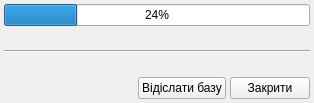
<?xml version="1.0" encoding="UTF-8"?>
<ui version="4.0">
 <class>tke_Form_sendDataBase</class>
 <widget class="QWidget" name="tke_Form_sendDataBase">
  <property name="geometry">
   <rect>
    <x>0</x>
    <y>0</y>
    <width>314</width>
    <height>103</height>
   </rect>
  </property>
  <property name="windowTitle">
   <string>Відсилання бази даних</string>
  </property>
  <layout class="QVBoxLayout" name="verticalLayout">
   <property name="spacing">
    <number>4</number>
   </property>
   <property name="margin">
    <number>4</number>
   </property>
   <item>
    <widget class="QProgressBar" name="progressBar">
     <property name="value">
      <number>24</number>
     </property>
    </widget>
   </item>
   <item>
    <widget class="QLabel" name="label_uploadInfo">
     <property name="text">
      <string/>
     </property>
    </widget>
   </item>
   <item>
    <widget class="Line" name="line">
     <property name="orientation">
      <enum>Qt::Horizontal</enum>
     </property>
    </widget>
   </item>
   <item>
    <widget class="QLabel" name="label_curOperation">
     <property name="text">
      <string/>
     </property>
    </widget>
   </item>
   <item>
    <layout class="QHBoxLayout" name="horizontalLayout">
     <property name="spacing">
      <number>4</number>
     </property>
     <item>
      <spacer name="horizontalSpacer">
       <property name="orientation">
        <enum>Qt::Horizontal</enum>
       </property>
       <property name="sizeHint" stdset="0">
        <size>
         <width>40</width>
         <height>20</height>
        </size>
       </property>
      </spacer>
     </item>
     <item>
      <widget class="QPushButton" name="pushButton_sendDatabase">
       <property name="text">
        <string>Відіслати базу</string>
       </property>
       <property name="icon">
        <iconset resource="tke/tke_rc">
         <normaloff>:/pictures/pictures/ark.png</normaloff>:/pictures/pictures/ark.png</iconset>
       </property>
       <property name="iconSize">
        <size>
         <width>12</width>
         <height>12</height>
        </size>
       </property>
      </widget>
     </item>
     <item>
      <widget class="QPushButton" name="pushButton_closeDatabase">
       <property name="text">
        <string>Закрити</string>
       </property>
       <property name="icon">
        <iconset resource="tke/tke_rc">
         <normaloff>:/pictures/pictures/button_cancel.png</normaloff>:/pictures/pictures/button_cancel.png</iconset>
       </property>
       <property name="iconSize">
        <size>
         <width>12</width>
         <height>12</height>
        </size>
       </property>
      </widget>
     </item>
    </layout>
   </item>
  </layout>
 </widget>
 <resources>
  <include location="tke/tke_rc"/>
 </resources>
 <connections/>
</ui>
